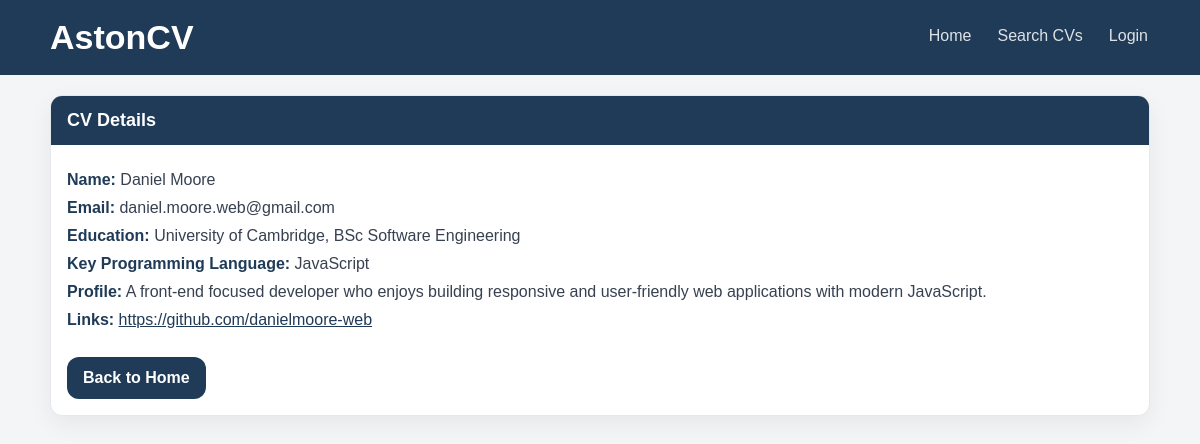
Screenshot of /viewcv.php?id=2 with the database file from the repository.
### tables this page shows
CREATE TABLE `cvs` (
  `id` bigint UNSIGNED NOT NULL,
  `name` varchar(100) NOT NULL,
  `email` varchar(100) NOT NULL,
  `password` varchar(255) NOT NULL,
  `keyprogramming` varchar(255) DEFAULT NULL,
  `profile` varchar(500) DEFAULT NULL,
  `education` varchar(500) DEFAULT NULL,
  `URLlinks` varchar(500) DEFAULT NULL
);

### viewcv.php (the view, shortened to what this page needs)
<?php
include 'database.php';
$id = (int)$_GET['id'];
$stmt = $conn->prepare("SELECT * FROM cvs WHERE id = ?");
$stmt->bind_param("i", $id);
$stmt->execute();
$result = $stmt->get_result();
$cv = $result->fetch_assoc();
$link = trim($cv['URLlinks'] ?? '');
?>
<!DOCTYPE html>
<html lang="en">
<head>
    <link rel="stylesheet" href="register.css">
</head>
<body>
    <header class="topbar">
        <div class="container topbar-inner">
            <h1 class="name">AstonCV</h1>
            <nav class="nav">
                    <a href="index.php" class="nav-link">Home</a>
                    <a href="search.php" class="nav-link">Search CVs</a>
                    <?php if (isset($_SESSION['user_id'])): ?>
                        <a href="updatecv.php" class="nav-link">My Profile</a>
                        <form method="POST" action="logout.php" style="display:inline;">
                            <input type="hidden" name="csrf_token" value="<?php echo htmlspecialchars(csrf_token()); ?>">
                            <button type="submit" class="nav-link" style="background: none; border:none; cursor:pointer;">Logout</button>
                        </form>
                    <?php else: ?>
                        <a href="login.php" class="nav-link">Login</a>
                    <?php endif; ?>
                </nav>
            </div>
        </header>
        <main class="container">
            <div class="card">
                <div class="card-header">CV Details</div>
                <div class="card-body">
                    <p><strong>Name:</strong> <?php echo htmlspecialchars(!empty($cv['name']) ? $cv['name'] : 'Not provided'); ?></p>
                    <p><strong>Email:</strong> <?php echo htmlspecialchars(!empty($cv['email']) ? $cv['email'] : 'Not provided'); ?></p>
                    <p><strong>Education:</strong> <?php echo htmlspecialchars(!empty($cv['education']) ? $cv['education'] : 'Not provided'); ?></p>
                    <p><strong>Key Programming Language:</strong> <?php echo htmlspecialchars(!empty($cv['keyprogramming']) ? $cv['keyprogramming'] : 'Not provided'); ?></p>
                    <p><strong>Profile:</strong> <?php echo htmlspecialchars(!empty($cv['profile']) ? $cv['profile'] : 'Not provided'); ?></p>
                    <p>
                        <strong>Links:</strong>
                        <?php if (!empty($cv['URLlinks'])): ?>
                            <a href="<?php echo htmlspecialchars($link); ?>" target="_blank" rel="noopener noreferrer">
                                <?php echo htmlspecialchars($cv['URLlinks']);?>
                            </a>
                        <?php else: ?>
                            No links provided.
                        <?php endif; ?>
                    </p>
                    <a href="index.php" class="btn back-btn">Back to Home</a>
                </div>
            </div>
        </main>
</body>
</html>

### register.css (style rules this page uses)
* { box-sizing: border-box; }
body { margin: 0; font-family: Arial, Helvetica, sans-serif; background: #f3f5f7; color: #1f2937; }
.container { width: min(1100px, 92%); margin: 0 auto; }
.topbar { background: #1f3b57; color: white; padding: 18px 0; }
.topbar-inner { display: flex; justify-content: space-between; align-items: center; gap: 20px; }
.name { margin: 0; font-size: 34px; font-weight: 700; }
.nav { display: flex; gap: 22px; flex-wrap: wrap; }
.nav-link { color: white; text-decoration: none; opacity: 0.85; padding: 6px 2px; border-bottom: 3px solid transparent; transition: opacity 0.2s ease, border-color 0.2s ease; }
.btn { border: 0; background: #1f3b57; color: white; padding: 12px 16px; border-radius: 12px; font-weight: 700; cursor: pointer; width: fit-content; text-decoration: none; display: inline-block; transition: transform 0.25s ease, box-shadow 0.25s ease, filter 0.25s ease; }
.card { background: white; border-radius: 12px; border: 1px solid #e5e7eb; box-shadow: 0 8px 24px rgba(0, 0, 0, 0.06); margin-top: 20px; overflow: hidden; }
.card-header { background: #1f3b57; color: white; padding: 14px 16px; font-weight: 700; font-size: 18px; }
.card-body { padding: 16px; }
.card-body p { margin: 10px 0; color: #374151; }
.card-body strong { color: #1f3b57; }
.card-body a:not(.btn) { color: #1f3b57; word-break: break-word; }
.back-btn { display: inline-block; margin-top: 18px; }

### rows the page displays
cvs: name "Daniel Moore", email "daniel.moore.web@gmail.com", education "University of Cambridge, BSc Software Engineering", keyprogramming "JavaScript", profile "A front-end focused developer who enjoys building responsive and user-friendly web applications with modern JavaScript.", URLlinks "https://github.com/danielmoore-web"
